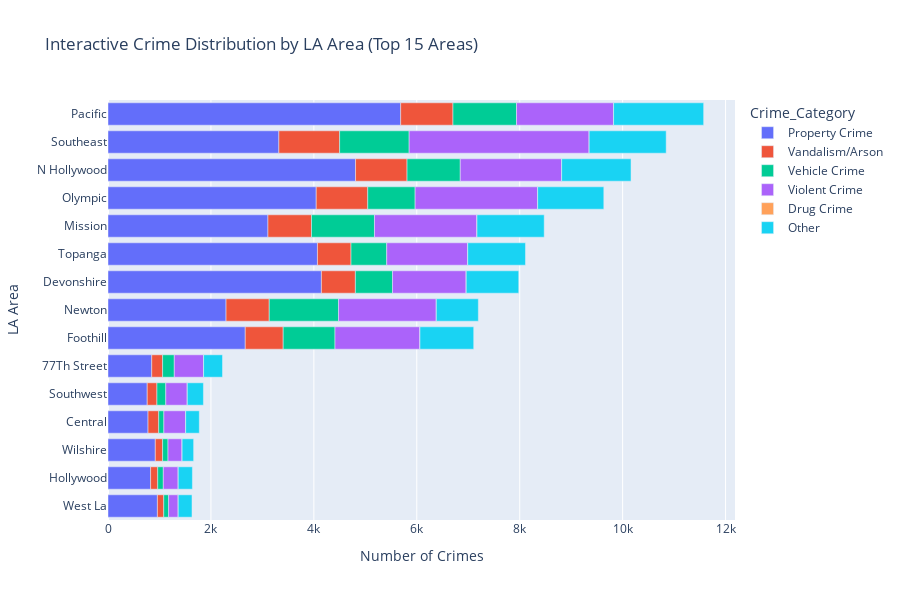

The notebook cell this image was saved under:
### Code cell
# 2. Interactive area-based crime analysis
area_category_data = crime_df.groupby(['Area_Name_Clean', 'Crime_Category']).size().reset_index(name='Crime_Count')
area_totals = crime_df.groupby('Area_Name_Clean').size().reset_index(name='Total_Crimes')
area_category_data = area_category_data.merge(area_totals, on='Area_Name_Clean')

# Focus on top 15 areas for readability
top_15_areas = area_totals.nlargest(15, 'Total_Crimes')['Area_Name_Clean']
area_category_filtered = area_category_data[area_category_data['Area_Name_Clean'].isin(top_15_areas)]

fig_bar = px.bar(area_category_filtered.sort_values('Total_Crimes', ascending=True), 
                 x='Crime_Count', y='Area_Name_Clean', color='Crime_Category',
                 orientation='h',
                 title='Interactive Crime Distribution by LA Area (Top 15 Areas)',
                 labels={'Crime_Count': 'Number of Crimes', 'Area_Name_Clean': 'LA Area'},
                 height=600)
fig_bar.update_layout(yaxis={'categoryorder':'total ascending'})
fig_bar.show()

print("Interactive Plot 2: Crime distribution by LA area and category")

### Figure 1 — Plotly figure (JSON) as saved in the notebook; plotly's stock layout.template omitted (floating-point values rounded to 4 significant figures)
{"data": [{"hovertemplate": "Crime_Category=Property Crime<br>Number of Crimes=%{x}<br>LA Area=%{y}<extra></extra>", "legendgroup": "Property Crime", "marker": {"color": "#636efa", "pattern": {"shape": ""}}, "name": "Property Crime", "orientation": "h", "showlegend": true, "textposition": "auto", "type": "bar", "x": [960, 828, 919, 778, 762, 850, 2667, 2294, 4147, 4070, 3108, 4046, 4810, 3320, 5687], "xaxis": "x", "y": ["West La", "Hollywood", "Wilshire", "Central", "Southwest", "77Th Street", "Foothill", "Newton", "Devonshire", "Topanga", "Mission", "Olympic", "N Hollywood", "Southeast", "Pacific"], "yaxis": "y"}, {"hovertemplate": "Crime_Category=Vandalism/Arson<br>Number of Crimes=%{x}<br>LA Area=%{y}<extra></extra>", "legendgroup": "Vandalism/Arson", "marker": {"color": "#EF553B", "pattern": {"shape": ""}}, "name": "Vandalism/Arson", "orientation": "h", "showlegend": true, "textposition": "auto", "type": "bar", "x": [123, 138, 142, 207, 189, 211, 737, 839, 660, 652, 846, 1001, 1001, 1181, 1016], "xaxis": "x", "y": ["West La", "Hollywood", "Wilshire", "Central", "Southwest", "77Th Street", "Foothill", "Newton", "Devonshire", "Topanga", "Mission", "Olympic", "N Hollywood", "Southeast", "Pacific"], "yaxis": "y"}, {"hovertemplate": "Crime_Category=Vehicle Crime<br>Number of Crimes=%{x}<br>LA Area=%{y}<extra></extra>", "legendgroup": "Vehicle Crime", "marker": {"color": "#00cc96", "pattern": {"shape": ""}}, "name": "Vehicle Crime", "orientation": "h", "showlegend": true, "textposition": "auto", "type": "bar", "x": [95, 109, 105, 101, 172, 227, 1007, 1347, 722, 694, 1224, 921, 1034, 1351, 1235], "xaxis": "x", "y": ["West La", "Hollywood", "Wilshire", "Central", "Southwest", "77Th Street", "Foothill", "Newton", "Devonshire", "Topanga", "Mission", "Olympic", "N Hollywood", "Southeast", "Pacific"], "yaxis": "y"}, {"hovertemplate": "Crime_Category=Violent Crime<br>Number of Crimes=%{x}<br>LA Area=%{y}<extra></extra>", "legendgroup": "Violent Crime", "marker": {"color": "#ab63fa", "pattern": {"shape": ""}}, "name": "Violent Crime", "orientation": "h", "showlegend": true, "textposition": "auto", "type": "bar", "x": [187, 290, 274, 423, 418, 570, 1651, 1900, 1431, 1574, 1992, 2381, 1970, 3498, 1884], "xaxis": "x", "y": ["West La", "Hollywood", "Wilshire", "Central", "Southwest", "77Th Street", "Foothill", "Newton", "Devonshire", "Topanga", "Mission", "Olympic", "N Hollywood", "Southeast", "Pacific"], "yaxis": "y"}, {"hovertemplate": "Crime_Category=Drug Crime<br>Number of Crimes=%{x}<br>LA Area=%{y}<extra></extra>", "legendgroup": "Drug Crime", "marker": {"color": "#FFA15A", "pattern": {"shape": ""}}, "name": "Drug Crime", "orientation": "h", "showlegend": true, "textposition": "auto", "type": "bar", "x": [0, 0, 0, 0, 0, 0, 0, 0, 1, 0, 0, 0, 0, 0, 2], "xaxis": "x", "y": ["West La", "Hollywood", "Wilshire", "Central", "Southwest", "77Th Street", "Foothill", "Newton", "Devonshire", "Topanga", "Mission", "Olympic", "N Hollywood", "Southeast", "Pacific"], "yaxis": "y"}, {"hovertemplate": "Crime_Category=Other<br>Number of Crimes=%{x}<br>LA Area=%{y}<extra></extra>", "legendgroup": "Other", "marker": {"color": "#19d3f3", "pattern": {"shape": ""}}, "name": "Other", "orientation": "h", "showlegend": true, "textposition": "auto", "type": "bar", "x": [267, 275, 224, 265, 313, 367, 1044, 816, 1020, 1122, 1306, 1285, 1348, 1496, 1750], "xaxis": "x", "y": ["West La", "Hollywood", "Wilshire", "Central", "Southwest", "77Th Street", "Foothill", "Newton", "Devonshire", "Topanga", "Mission", "Olympic", "N Hollywood", "Southeast", "Pacific"], "yaxis": "y"}], "layout": {"barmode": "relative", "height": 600, "legend": {"title": {"text": "Crime_Category"}, "tracegroupgap": 0}, "title": {"text": "Interactive Crime Distribution by LA Area (Top 15 Areas)"}, "xaxis": {"anchor": "y", "domain": [0, 1], "title": {"text": "Number of Crimes"}}, "yaxis": {"anchor": "x", "categoryorder": "total ascending", "domain": [0, 1], "title": {"text": "LA Area"}}}}
